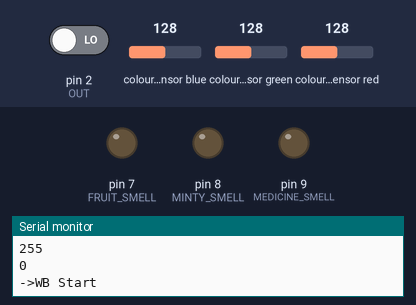
Recording of a sketch running on a simulated Arduino Uno, built with avr-gcc and run on an emulated ATmega328P. Parts: output pins drawn as LEDs (lit = HIGH), the last lines printed to the serial monitor. Wiring (inferred from the names in the program): TCS3200 colour sensor: output pin 2; S2 pin 4; S3 pin 3; S0 pin 6; S1 pin 5. The test bench sets the inputs (shaded band); at power-on: colour sensor green 128, pin 2 (OUT) LOW, colour sensor blue 128, colour sensor red 128. Pins used as bus, display or sensor lines are not drawn.

Above: at 5.2 s.
5.3 s: colour sensor green set to 122
At 8.6 s:
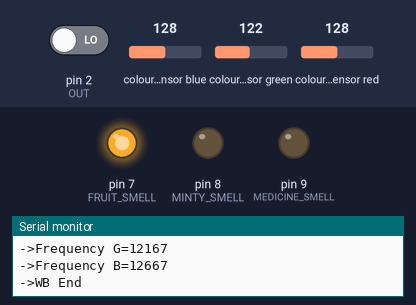
Timing chart, 0 to 10.1 s (numbered marks = the images above; inputs shaded):
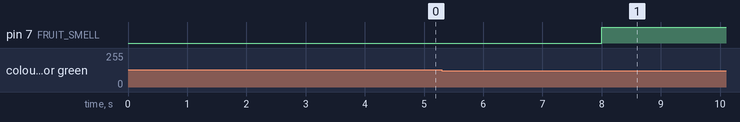

Measured:
- the behaviour switches between 128 and 127 on colour sensor green (found by bisection; images 0 and 1)
- after the input at 5.3 s, pin 7 (FRUIT_SMELL): LOW → HIGH after 2.7 s; pin 8 (MINTY_SMELL): stays LOW (without the input it goes to HIGH after 2.7 s)

The sketch:

color_Input_aroma_Output.ino
```cpp
#include <TimerOne.h>

#define S0    6
#define S1    5
#define S2    4
#define S3    3
#define OUT   2

//i take fruit smell/minty smell/medicine smell as basic
//aroma constituents represent Red color/Green colr/Blue color
//respectively
#define FRUIT_SMELL 7
#define MINTY_SMELL 8
#define MEDICINE_SMELL 9


float g_SF[3];
int   g_count = 0;
int   g_array[3];
int   g_flag = 0;

int   r_detected;
int   g_detected;
int   b_detected;

//using Chebyshev distance to judge
//which basic color is closer for the color
//we have detected.
int   r_distance;
int   g_distance;
int   b_distance;

void TSC_Init()
{
  pinMode(S0, OUTPUT);
  pinMode(S1, OUTPUT);
  pinMode(S2, OUTPUT);
  pinMode(S3, OUTPUT);
  pinMode(OUT, INPUT);
  pinMode(FRUIT_SMELL, OUTPUT);
  pinMode(MINTY_SMELL, OUTPUT);
  pinMode(MEDICINE_SMELL, OUTPUT);

  digitalWrite(S0, LOW);
  digitalWrite(S1, HIGH);
  digitalWrite(FRUIT_SMELL, LOW);
  digitalWrite(MINTY_SMELL, LOW);
  digitalWrite(MEDICINE_SMELL, LOW);
}

void TSC_FilterColor(int Level01, int Level02)
{
  if(Level01 != 0)
    Level01 = HIGH;
  if(Level02 != 0)
    Level02 = HIGH;
  digitalWrite(S2, Level01);
  digitalWrite(S3, Level02);
}


void TSC_Count()
{
  g_count ++ ;
}


void TSC_Callback()
{
  switch(g_flag)
  {
    case 0:
         Serial.println("->WB Start");
         TSC_WB(LOW, LOW);
         break;
    case 1:
         Serial.print("->Frequency R=");
         Serial.println(g_count);
         g_array[0] = g_count;
         TSC_WB(HIGH, HIGH);
         break;
    case 2:
         Serial.print("->Frequency G=");
         Serial.println(g_count);
         g_array[1] = g_count;
         TSC_WB(LOW, HIGH);
         break;

    case 3:
         Serial.print("->Frequency B=");
         Serial.println(g_count);
         Serial.println("->WB End");
         g_array[2] = g_count;
         TSC_WB(HIGH, LOW);
         break;
   default:
         g_count = 0;
         break;
  }
}


void TSC_WB(int Level0, int Level1)
{
  g_count = 0;
  g_flag ++;
  TSC_FilterColor(Level0, Level1);
  Timer1.setPeriod(1000000);
}

void setup()
{
  TSC_Init();
  Serial.begin(9600);
  Timer1.initialize();
  Timer1.attachInterrupt(TSC_Callback);
  attachInterrupt(0, TSC_Count, RISING);
  delay(4000);

  g_SF[0] = 255.0/ g_array[0];
  g_SF[1] = 255.0/ g_array[1] ;
  g_SF[2] = 255.0/ g_array[2] ;

  Serial.println(g_SF[0],5);
  Serial.println(g_SF[1],5);
  Serial.println(g_SF[2],5);

  for(int i=0; i<3; i++)
    Serial.println(int(g_array[i] * g_SF[i]));
}

void loop()
{
   g_flag = 0;
   delay(4000);

     r_detected=int(g_array[0] * g_SF[0]);
     g_detected=int(g_array[1] * g_SF[1]);
     b_detected=int(g_array[2] * g_SF[2]);

     r_distance=abs(255-r_detected)+abs(0-g_detected)+abs(0-b_detected);
     g_distance=abs(0-r_detected)+abs(255-g_detected)+abs(0-b_detected);
     b_distance=abs(0-r_detected)+abs(0-g_detected)+abs(255-b_detected);

  if(r_distance<g_distance){
    if(r_distance<b_distance){
      digitalWrite(FRUIT_SMELL, HIGH);
    }else{
      digitalWrite(MEDICINE_SMELL, HIGH);
    }
  }else{
    if(g_distance<b_distance){
      digitalWrite(MINTY_SMELL, HIGH);
    }else{
      digitalWrite(MEDICINE_SMELL, HIGH);
    }
  }


}
```
